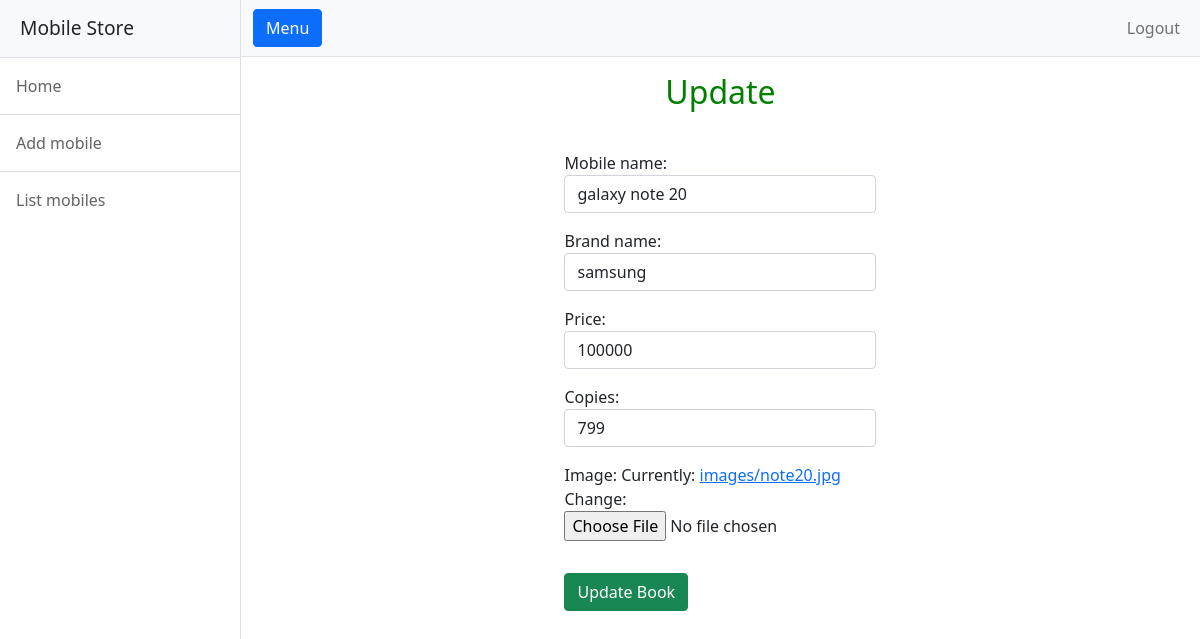
The app's page /owner/mobiles/update/1 (signed in), older data.
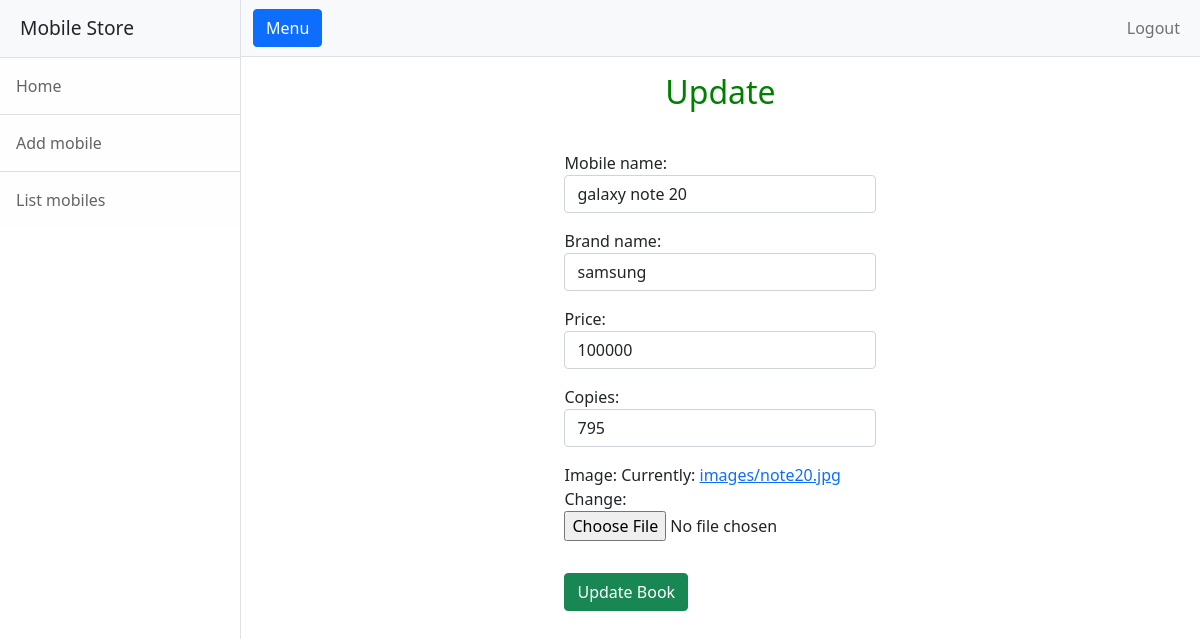
The same page, newer data.
### owner/models.py (models this page shows, shortened)
class Mobile(models.Model):
    mobile_name=models.CharField(max_length=60,unique=True)
    brand_name=models.CharField(max_length=60)
    price=models.PositiveIntegerField()
    copies=models.PositiveIntegerField()
    image=models.ImageField(upload_to="images",null=True)

### customer/decorators.py (the view)
    def wrapper(request,id=None,*args,**kwargs):
        if not request.user.is_authenticated:
            return redirect("owner_signin")
        else:
            return func(request,id,*args,**kwargs)

### owner/forms.py
class MobileUpdateForm(ModelForm):
    class Meta:
        model=Mobile
        fields = "__all__"
        widgets = {
            "mobile_name": forms.TextInput(attrs={"class": "form-control"}),
            "brand_name": forms.TextInput(attrs={"class": "form-control"}),
            "price": forms.NumberInput(attrs={"class": "form-control"}),
            "copies": forms.NumberInput(attrs={"class": "form-control"})
        }

### owner/views.py (called while the page is built)
@owner_signin_permission
def mobile_update(request,id,*args,**kwargs):
    mobile=Mobile.objects.get(id=id)
    form=forms.MobileUpdateForm(instance=mobile)
    context={"form":form}
    if request.method=="POST":
        form=forms.MobileUpdateForm(request.POST,instance=mobile,files=request.FILES)
        if form.is_valid():
            form.save()
            messages.success(request, "Mobile updated successfully")
            return redirect("listmobile")
    return render(request,"mobile_update.html",context)

### owner/templates/mobile_update.html (shortened to what this page needs)
<!DOCTYPE html>
{%extends 'base_owner.html'%}
{%block body_block%}
<div class="container">
    <div class="row">
        <div class="col-4"></div>
        <div class="col-4">
             <h2 class="text-center mt-3  " style="color: Green;">Update </h2>
        </div>
        <div class="col-4"></div>
    </div>
    <div class="row">
        <div class="col-4"></div>
        <div class="col-4 d-flex justify-content-center   mt-2  ">
            <form action="" method="post" class="mt-4 mb-4 " enctype="multipart/form-data">
                {{form.as_p}}
                <button type="submit" class="btn btn-success mt-3">Update Book</button>
            </form>
        </div>
        <div class="col-4"></div>
    </div>
</div>
{% endblock %}

Row changes from the older to the newer data that the page shows:
changed Mobile "galaxy note 20": copies "799" → "795"
